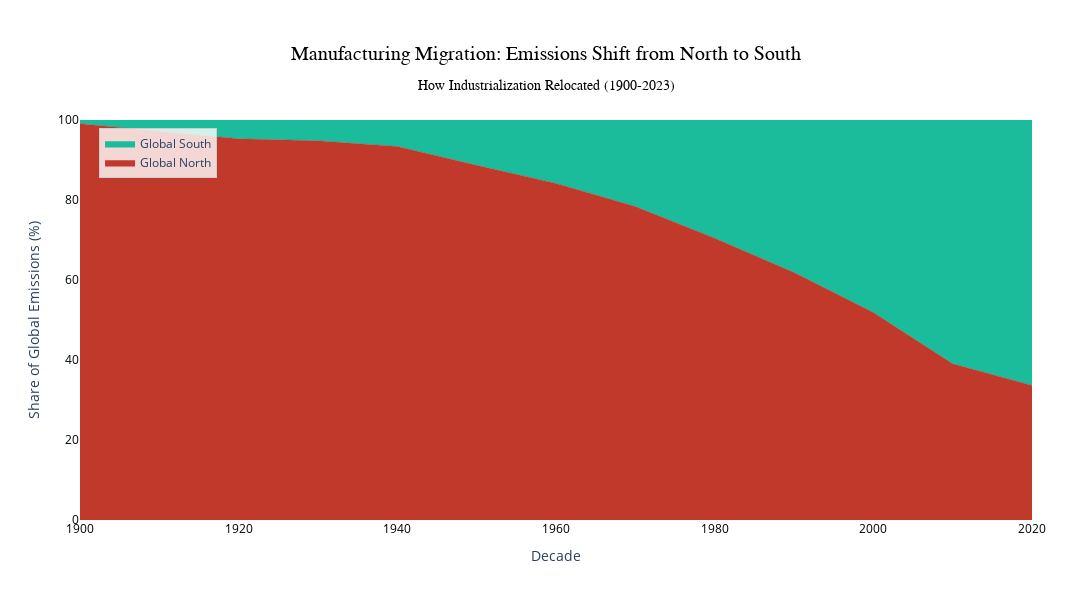

Notebook cell for this chart:
### Markdown cell above
## How have emissions shifted from Global North to Global South over time?

### Code cell
global_north_regions = [
    'Northern America',
    'Western Europe',
    'Eastern Europe',
    'Northern Europe',
    'Southern Europe',
    'Australia and New Zealand'
]

# Filter data from 1900 onwards to show the full historical shift
df_recent = df[df['Year'] >= 1900].copy()

# Create Global North/South classification
def classify_region(row):
    if row['UN Region'] in global_north_regions:
        return 'Global North'
    elif row['Country'] == 'Japan':
        return 'Global North'
    else:
        return 'Global South'

df_recent['Global Region'] = df_recent.apply(classify_region, axis=1)

# Group by decade for smoother visualization
df_recent['Decade'] = (df_recent['Year'] // 10) * 10

# Calculate emissions by Global North/South and decade
emissions_by_decade = df_recent.groupby(['Decade', 'Global Region'])['CO2 Emissions'].sum().unstack(fill_value=0)


# Calculate percentages
total_by_decade = emissions_by_decade.sum(axis=1)
emissions_pct = emissions_by_decade.div(total_by_decade, axis=0) * 100

# Create stacked area chart
fig = go.Figure()

# Add Global North first (bottom layer) - Use Rust color
fig.add_trace(go.Scatter(
    x=emissions_pct.index,
    y=emissions_pct['Global North'],
    name='Global North',
    mode='lines',
    line=dict(width=0.5, color=UN_COLORS['high_income']),
    fillcolor=UN_COLORS['high_income'],
    fill='tozeroy',
    stackgroup='one',
    hovertemplate='<b>Global North</b><br>Decade: %{x}s<br>Share: %{y:.1f}%<extra></extra>',
    opacity=0.7
))

# Add Global South (stacked on top) - Use Teal color
fig.add_trace(go.Scatter(
    x=emissions_pct.index,
    y=emissions_pct['Global South'],
    name='Global South',
    mode='lines',
    line=dict(width=0.5, color=UN_COLORS['lower_middle']),
    fillcolor=UN_COLORS['lower_middle'],
    fill='tonexty',
    stackgroup='one',
    hovertemplate='<b>Global South</b><br>Decade: %{x}s<br>Share: %{y:.1f}%<extra></extra>',
    opacity=0.7
))


# Update layout
fig.update_layout(
    title=dict(
        text='Manufacturing Migration: Emissions Shift from North to South<br><sub>How Industrialization Relocated (1900-2023)</sub>',
        font=dict(size=20, color=UN_COLORS['slate_grey'], family='Arial'),
        x=0.5,
        xanchor='center'
    ),
    xaxis=dict(
        title='Decade',
        tickfont=dict(size=12, color=UN_COLORS['slate_grey']),
        showgrid=True,
        gridcolor='lightgray',
        gridwidth=0.5
    ),
    yaxis=dict(
        title='Share of Global Emissions (%)',
        tickfont=dict(size=12, color=UN_COLORS['slate_grey']),
        showgrid=True,
        gridcolor='lightgray',
        gridwidth=0.5,
        range=[0, 100]
    ),
    plot_bgcolor='white',
    height=600,
    width=1100,
    margin=dict(l=80, r=60, t=120, b=80),
    legend=dict(
        x=0.02,
        y=0.98,
        bgcolor='rgba(255,255,255,0.8)',
        bordercolor='#cccccc',
        borderwidth=1
    ),
    hovermode='x unified'
)

# Save and show
fig.show()

### Figure 1 — Plotly figure (JSON) as saved in the notebook; plotly's stock layout.template omitted (floating-point values rounded to 4 significant figures)
{"data": [{"fill": "tozeroy", "fillcolor": "#C0392B", "hovertemplate": "<b>Global North</b><br>Decade: %{x}s<br>Share: %{y:.1f}%<extra></extra>", "line": {"color": "#C0392B", "width": 0.5}, "mode": "lines", "name": "Global North", "opacity": 0.7, "stackgroup": "one", "type": "scatter", "x": [1900, 1910, 1920, 1930, 1940, 1950, 1960, 1970, 1980, 1990, 2000, 2010, 2020], "y": [99.05, 97.21, 95.29, 94.8, 93.37, 88.67, 84.15, 78.35, 70.45, 61.85, 51.86, 39.04, 33.64]}, {"fill": "tonexty", "fillcolor": "#1ABC9C", "hovertemplate": "<b>Global South</b><br>Decade: %{x}s<br>Share: %{y:.1f}%<extra></extra>", "line": {"color": "#1ABC9C", "width": 0.5}, "mode": "lines", "name": "Global South", "opacity": 0.7, "stackgroup": "one", "type": "scatter", "x": [1900, 1910, 1920, 1930, 1940, 1950, 1960, 1970, 1980, 1990, 2000, 2010, 2020], "y": [0.9454, 2.79, 4.707, 5.199, 6.626, 11.33, 15.85, 21.65, 29.55, 38.15, 48.14, 60.96, 66.36]}], "layout": {"height": 600, "hovermode": "x unified", "legend": {"bgcolor": "rgba(255,255,255,0.8)", "bordercolor": "#cccccc", "borderwidth": 1, "x": 0.02, "y": 0.98}, "margin": {"b": 80, "l": 80, "r": 60, "t": 120}, "plot_bgcolor": "white", "title": {"font": {"color": "#000000", "family": "Arial", "size": 20}, "text": "Manufacturing Migration: Emissions Shift from North to South<br><sub>How Industrialization Relocated (1900-2023)</sub>", "x": 0.5, "xanchor": "center"}, "width": 1100, "xaxis": {"gridcolor": "lightgray", "gridwidth": 0.5, "showgrid": true, "tickfont": {"color": "#000000", "size": 12}, "title": {"text": "Decade"}}, "yaxis": {"gridcolor": "lightgray", "gridwidth": 0.5, "range": [0, 100], "showgrid": true, "tickfont": {"color": "#000000", "size": 12}, "title": {"text": "Share of Global Emissions (%)"}}}}
